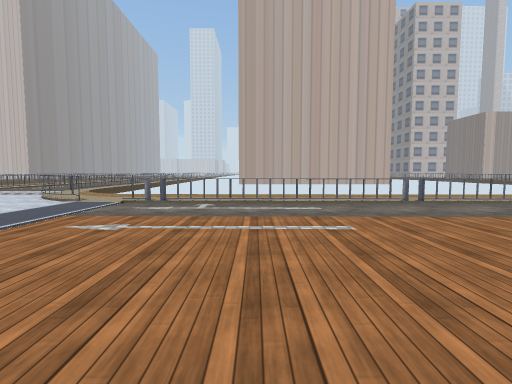
view 1 (above)

19 first-person views from a walk through a 3-D level made in the Unity game engine. The camera is 1.2 m above the floor, tilts 4° down and sees 85° across. The floor is counted in squares, 2 m on a side. Each view is taken from the middle of a square. On the plan, view 1 faces up. The plan holds only what a view shows up to about 9 squares ahead; the rest is blank. The place goes on beyond the plan. The player is left out. Some surface patterns are stand-ins.

view 2
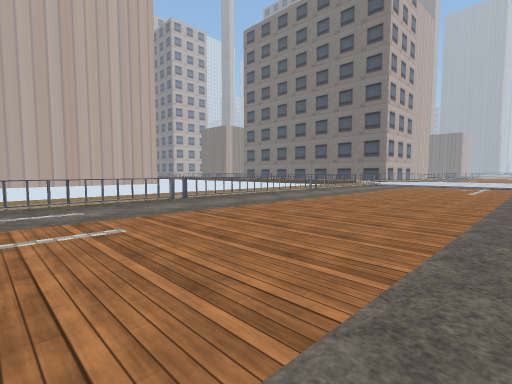

view 3
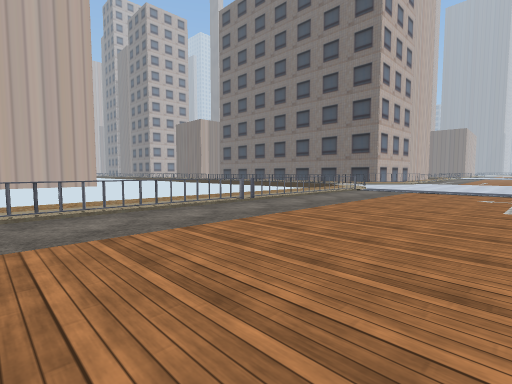

view 4
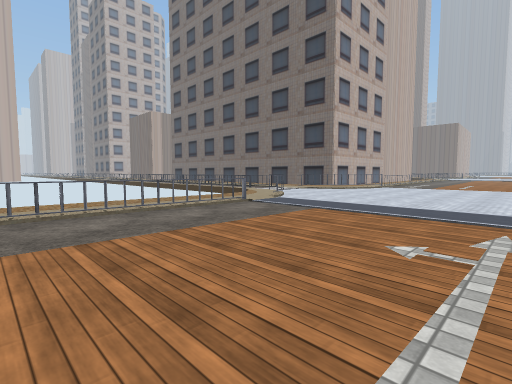

view 5
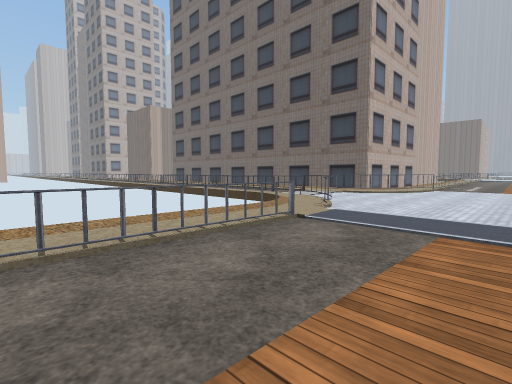

view 6
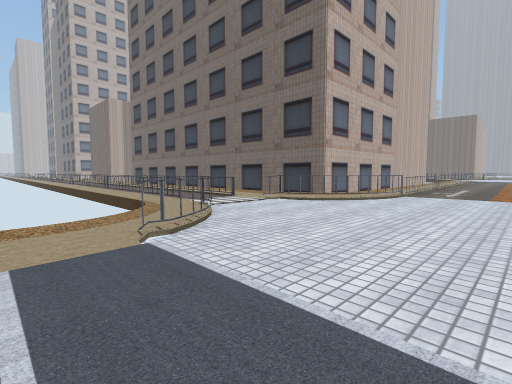

view 7
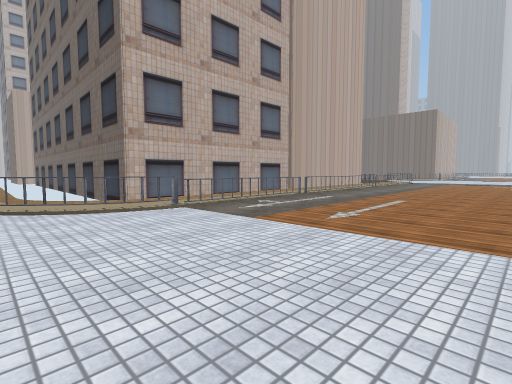

view 8
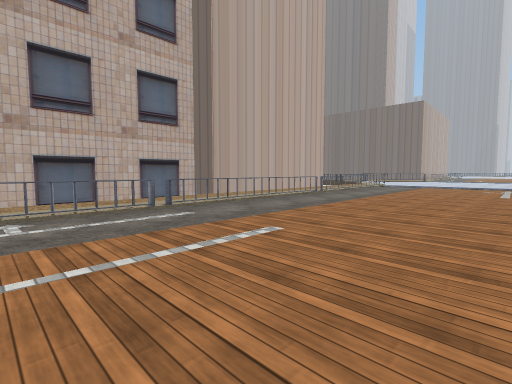

view 9
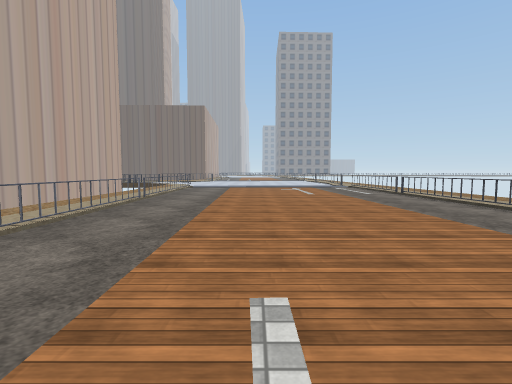

view 10
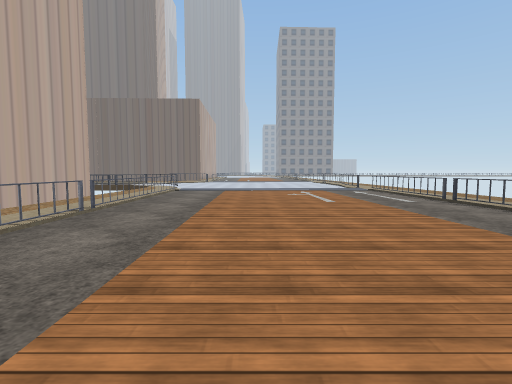

view 11
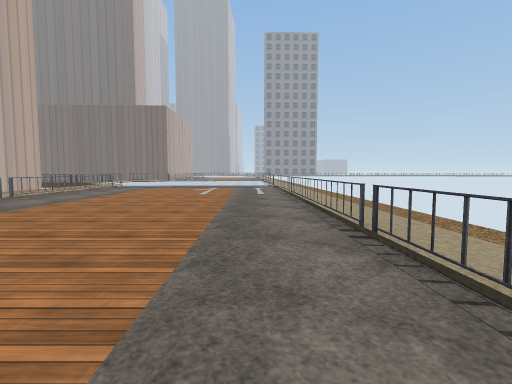

view 12
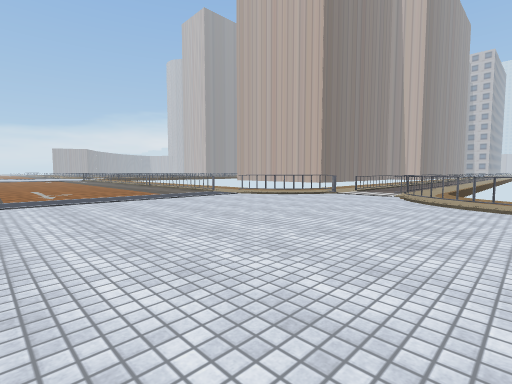

view 13
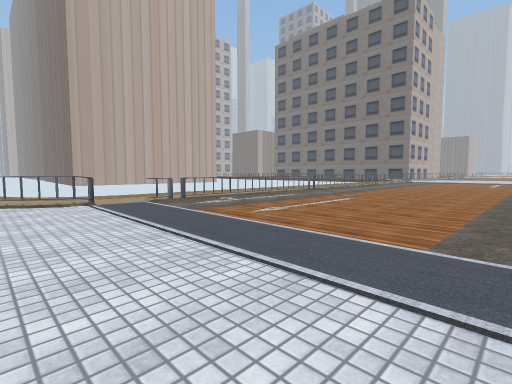

view 14
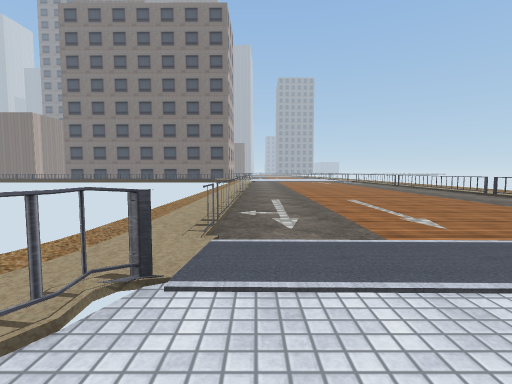

view 15
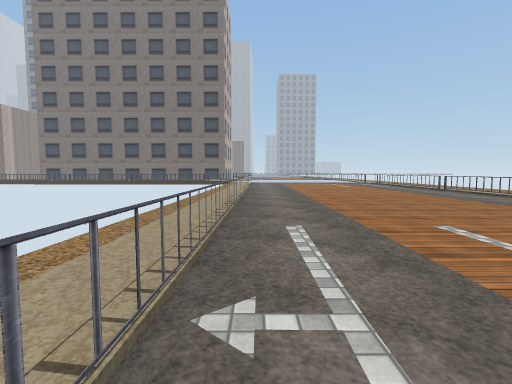

view 16
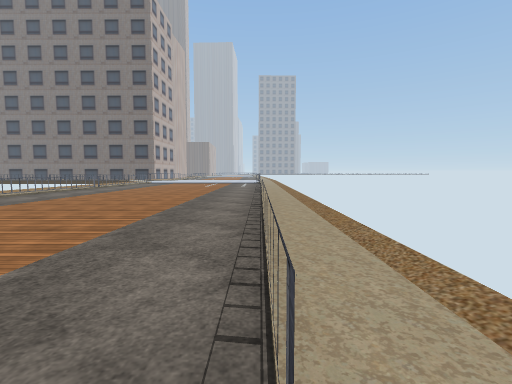

view 17
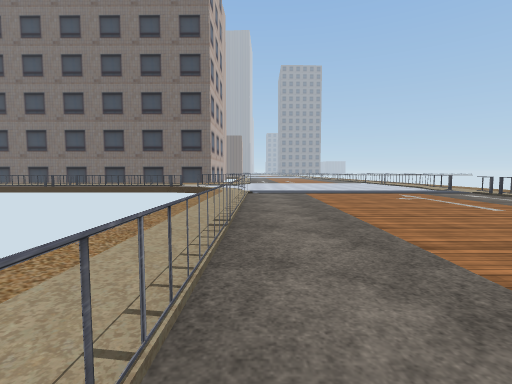

view 18
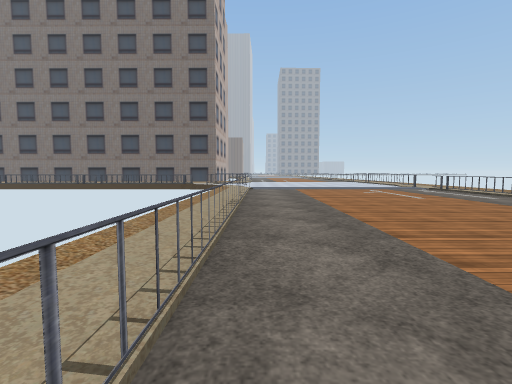

view 19
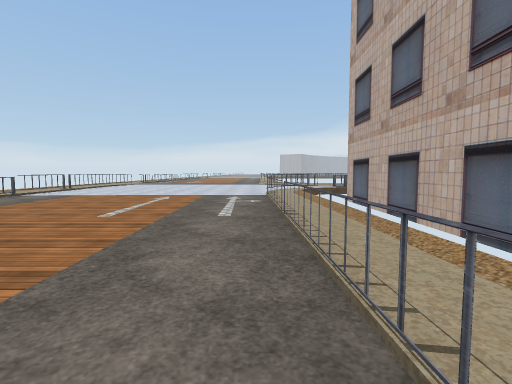

### Floor plan
Key: @ floor where view 1 was taken; # wall or solid block; x gap in a wall; . floor; = window, fence, low wall or low ledge.
Columns run from 5 left of view 1 to 34 right of it. Each row starts with its distance up from view 1.
 12                      =
 11                      =#=
 10                      =#.
  9                      =#.
  8                      x..
  7                     ##.#
  6 .#.##########   ##x##..###    ####=====x
  5 ....====.=..=====........#======........
  4 ........................................
  3 ........................................
  2 ........................................
  1 ........................................
  0 .....@..................................
 -1   .========== .====#    ==.  ==========x
 -2                          ##

Where each view was taken, in squares from view 1:
view 1: 0 up, 0 right, facing up
view 2: 0 up, 0 right, facing up-right
view 3: 1 up, 4 right, facing up-right
view 4: 1 up, 9 right, facing up-right
view 5: 3 up, 10 right, facing up-right
view 6: 3 up, 13 right, facing up-right
view 7: 1 up, 18 right, facing up-right
view 8: 1 up, 22 right, facing up-right
view 9: 3 up, 23 right, facing right
view 10: 3 up, 25 right, facing right
view 11: 0 up, 23 right, facing right
view 12: 0 up, 20 right, facing up-left
view 13: 0 up, 5 left, facing up-right
view 14: 5 up, 5 left, facing right
view 15: 5 up, 2 left, facing right
view 16: 1 down, 3 left, facing right
view 17: 5 up, 5 right, facing right
view 18: 5 up, 3 right, facing right
view 19: 5 up, 28 right, facing left
